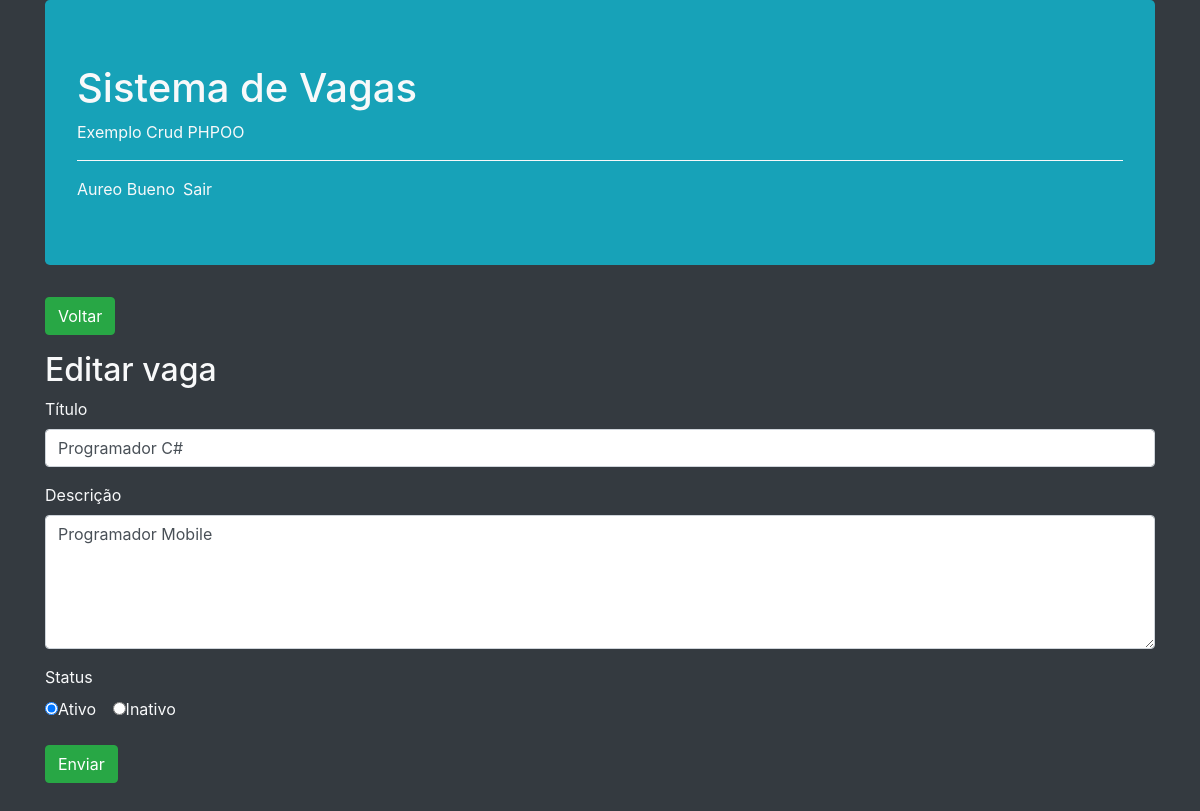
/editar.php?id=8 (signed in), run on the app's committed database.
### tables this page shows
CREATE TABLE `vagas` (
  `id` int NOT NULL AUTO_INCREMENT,
  `titulo` varchar(255) NOT NULL,
  `descricao` text NOT NULL,
  `ativo` enum('s','n') NOT NULL,
  `data` timestamp NOT NULL DEFAULT CURRENT_TIMESTAMP ON UPDATE CURRENT_TIMESTAMP,
  PRIMARY KEY (`id`)
);

### editar.php (called while the page is built, shortened)
<?php
    $obVaga = Vaga::getVaga($_GET['id']);
    include __DIR__.'/includes/header.php';
    include __DIR__.'/includes/formulario.php';
    include __DIR__.'/includes/footer.php';
?>

### app/Db/Database.php (called while the page is built, shortened)
<?php
class Database
{
    private $table;
    private $connection;
    public function __construct($table = null)
    {
        $this->table = $table;
    }
    private function setConnection()
    {
        try {
            $this->connection = new \PDO('mysql:host=' . self::HOST . ';dbname=' . self::NAME, self::USER, self::PASS);
            $this->connection->setAttribute(PDO::ATTR_ERRMODE, PDO::ERRMODE_EXCEPTION);
        } catch (PDOException $e) {
            die('ERROR: ' . $e->getMessage());
        }
    }
    public function execute($query, $params = [])
    {
        try {
            $statement = $this->connection->prepare($query);
            $statement->execute($params);
            return $statement;
        } catch (PDOException $e) {
            die('ERROR: ' . $e->getMessage());
        }
    }
    public function select($where = null, $order = null, $limit = null, $fields = '*')
    {
        $where = strlen($where) ? 'WHERE ' . $where : '';
        $order = strlen($order) ? 'ORDER BY ' . $order : '';
        $limit = strlen($limit) ? 'LIMIT' . $limit : '';
        $query = 'SELECT ' . $fields . ' FROM ' . $this->table . ' ' . $where . ' ' . $order . '' . $limit;
        return $this->execute($query);
    }
}

### app/Entity/Vaga.php (called while the page is built, shortened)
<?php
class Vaga
{
     public static function getVaga($id)
     {
          return (new Database('vagas'))->select('id =' . $id)->fetchObject(self::class);
     }
}

### includes/formulario.php (the view)
<main>
     <section>
           <a href="index.php">
               <button class="btn btn-success">Voltar</button>
           </a>
     </section>
     <h2 class="mt-3"><?=TITLE?></h2>
     <form method="POST">
         <div class="form-group">
             <label >Título</label>
             <input type="text" class="form-control" name="titulo" value="<?=$obVaga->titulo ?>">
         </div>
         <div class="form-group">
             <label >Descrição</label>
             <textarea  class="form-control" name="descricao" rows="5"><?=$obVaga->descricao?></textarea>
         </div>
         <div class="form-group">
             <label>Status</label>
             <div>
                 <div class="form-check form-check-inline">
                      <label>
                          <input type="radio" name="ativo" value="s" checked>Ativo
                      </label>
                 </div>
                 <div class="form-check form-check-inline">
                      <label>
                          <input type="radio" name="ativo" value="n" <?=$obVaga->ativo == 'n' ? 'checked': '' ?>>Inativo
                      </label>
                 </div>
             </div>
         </div>
         <div class="form-goup mb-5">
             <button type="submit" class="btn btn-success">Enviar</button>
         </div>
     </form>
</main>

### data on the page
vagas: titulo "Programador C#", descricao "Programador Mobile", ativo "☐ Inativo"

### other printed values
$usuarioLogado['nome'] "Aureo Bueno"
TITLE "Editar vaga"
